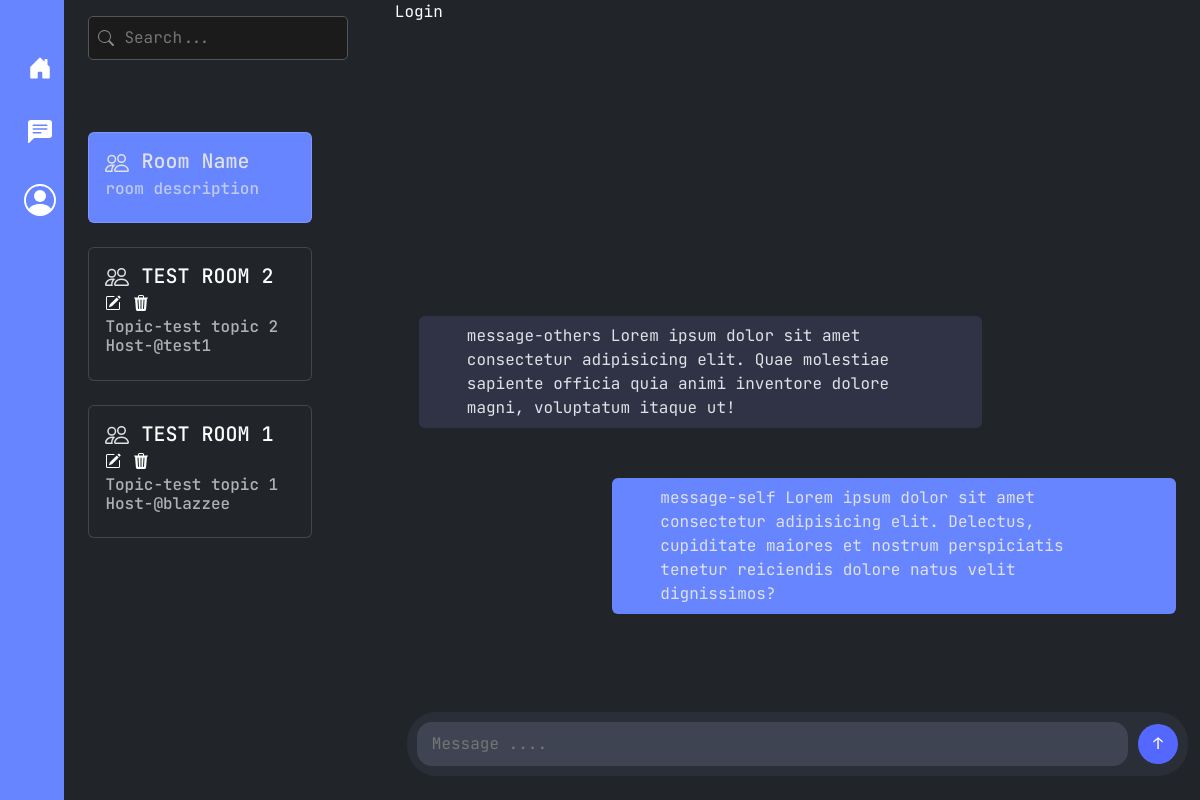
The app's page /room/2 with its own data.
### base/models.py (models this page shows, shortened)
class Room(Model):
    host=models.ForeignKey(User, on_delete=models.SET_NULL, null= True )
    topic = models.ForeignKey(Topic, on_delete=models.SET_NULL, null=True)
    name = models.CharField(max_length=200)
    description= models.TextField(null=True, blank=True)
    updated = models.DateTimeField(auto_now=True)
    created = models.DateTimeField(auto_now=True)
    class Meta:
        ordering = ['-updated', '-created', ]

class Topic(Model):
    name = models.CharField(max_length=200, blank=False, null= False)
    def __str__(self):
        return self.name

### base/views.py (the view, shortened to what this page needs)
# urls.py: path('room/<str:id>', views.room, name='room'),
def room(request, id):
    context = None
    room = get_object_or_404(Room, pk=id)
    form = MessageForm()
    context = {'rooms':rooms , 'room':room, 'form':form}
    return render(request, 'base/room.html', context)

### base/forms.py
class MessageForm(ModelForm):
    class Meta:
        model = Message
        fields = ['body']
        widgets = {
                'body':forms.TextInput(attrs={'class':'message-input', 'type':'text', 'placeholder': 'Message ....' })
                }

### base/templates/base/room.html (shortened to what this page needs)
{% extends 'layout.html' %} {% block content %}
<div class="searchbar mx-4 mt-3 mb-5">
    <label for="search" class="icon-label">
        <svg
            xmlns="http://www.w3.org/2000/svg"
            width="16"
            height="16"
            fill="currentColor"
            class="bi bi-search"
            viewBox="0 0 16 16"
        >
            <path
                d="M11.742 10.344a6.5 6.5 0 1 0-1.397 1.398h-.001q.044.06.098.115l3.85 3.85a1 1 0 0 0 1.415-1.414l-3.85-3.85a1 1 0 0 0-.115-.1zM12 6.5a5.5 5.5 0 1 1-11 0 5.5 5.5 0 0 1 11 0"
            />
        </svg>
    </label>
    <input class="search" id="search" type="search" placeholder="Search..." />
</div>
<div class="room-list">
    <div class="card mb-4 active-room mx-4 my-4" style="width: 14rem">
        <div class="card-body">
            <h5 class="card-title">
                Room Name
            </h5>
            <h6 class="card-subtitle mb-2 text-body-secondary">
                room description
            </h6>
        </div>
    </div>
    {% for room in rooms %}
    <div class="card mb-4 mx-4 my-4" style="width: 14rem">
        <div class="card-body">
            <h5 class="card-title">
                <a href="{% url 'room' room.id %}">{{room.name}}</a>
                <a href="{% url 'update_room' room.id %}"
                    ></a>
                <a href="{% url 'delete_room' room.id %}"
                    ></a>
            </h5>
            <h6 class="card-subtitle mb-2 text-body-secondary">
                Topic-{{room.topic}} <br />Host-@{{room.host}}
            </h6>
        </div>
    </div>
    {% endfor %}
</div>
<div class="chat-area">
    <form action="" method="POST">
        <div class="container-fluid mt-5 mb-4">
            <div class="message-box-container">
                {{ form.body }}
                <input type="submit" class="send-button" value="↑" />
            </div>
        </div>
    </form>
    <div class="message-self mx-4 rounded px-5 py-2">
        message-self Lorem ipsum dolor sit amet consectetur adipisicing elit.
        Delectus, cupiditate maiores et nostrum perspiciatis tenetur reiciendis
        dolore natus velit dignissimos?
    </div>
    <div class="message-others mx-4 rounded px-5 py-2">
        message-others Lorem ipsum dolor sit amet consectetur adipisicing elit.
        Quae molestiae sapiente officia quia animi inventore dolore magni,
        voluptatum itaque ut!
    </div>
</div>
{% endblock content %}

### static/styles.css (style rules this page uses)
body { font-family: 'JetBrains Mono', monospace; }
:root { --bs-primary-custom: #6785ff; }
.searchbar { grid-area: 1/2/2/3; display: flex; align-items: center; position: relative; }
.searchbar .icon-label { position: absolute; left: 10px; top: 50%; transform: translateY(-50%); color: #888; cursor: pointer; display: flex; align-items: center; justify-content: center; font-size: 16px; }
input.search { color: white; width: 260px; border: 1px solid #555; background-color: #1b1b1b; border-radius: 5px; padding: 9px 4px 9px 35px; outline: none; transition: border-color 0.3s, box-shadow 0.3s; }
.room-list { grid-area: 2/2/-1/3; }
.active-room { background-color: #6785ff; }
.chat-area { grid-area: 2/3/-1/-1; display: flex; flex-direction: column-reverse; gap: 50px; }
.message-box-container { display: flex; align-items: center; padding: 10px; background-color: #2a2e37; border-radius: 30px; margin: auto; gap: 10px; order: -1; justify-self: flex-end; }
.message-input { flex-grow: 1; border: none; outline: none; background-color: #3e4451; color: #e0d4ce; border-radius: 15px; padding: 10px 15px; }
.send-button { background-color: #5468ff; border: none; width: 40px; height: 40px; display: flex; justify-content: center; align-items: center; border-radius: 50%; color: white; cursor: pointer; }
.message-self { align-self: flex-end; background-color: var(--bs-primary-custom); max-width: 70%; margin-bottom: 0px; }
.message-others { align-self: flex-start; background-color: #303346; max-width: 70%; }
a { text-decoration: none !important; color: white; }

### records on screen
Room: name "TEST ROOM 2", topic "test topic 2", host "test1"
Room: name "TEST ROOM 1", topic "test topic 1", host "blazzee"
